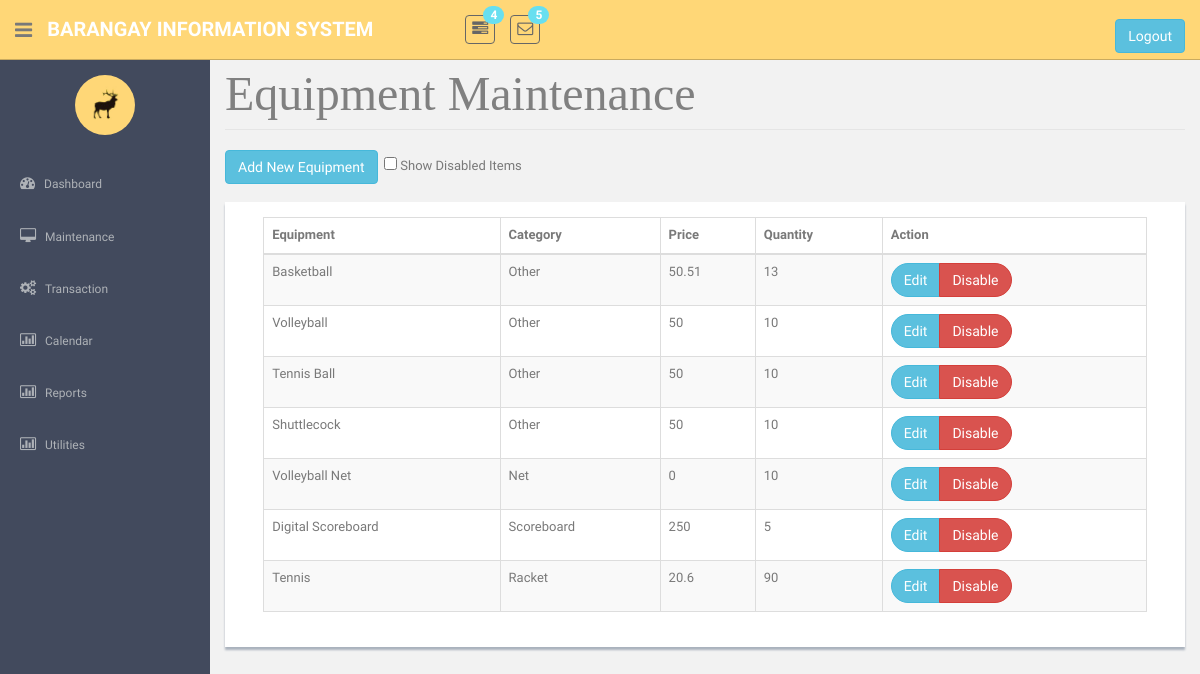
/EquipmentMaintenance.php, run on the app's committed database.
### tables this page shows
CREATE TABLE `tblequipment` (
  `strEquipNo` int(25) NOT NULL,
  `strEquipName` varchar(85) NOT NULL,
  `strEquipCategory` varchar(25) NOT NULL,
  `intEquipQuantity` int(11) NOT NULL,
  `dblEquipFee` double NOT NULL,
  `dblEquipDiscount` double NOT NULL,
  `strStatus` varchar(10) NOT NULL
);

CREATE TABLE `tblcategory` (
  `strCategoryCode` int(25) NOT NULL,
  `strCategoryDesc` varchar(45) NOT NULL,
  `strCategoryType` varchar(45) NOT NULL
);

### EquipmentMaintenance.php (the view, shortened to what this page needs)
<!DOCTYPE html>
          <?php require('header.php');?>
    <?php require('sidebar.php');?>
      <section id="main-content">
          <section class="wrapper site-min-height">
<legend ><font face = "cambria" size = 8 color = "grey"> Equipment Maintenance </font></legend>
	<button  class="btn btn-info" onclick = "window.location.href='EquipmentAdd.php'">Add New Equipment</button>&nbsp;&nbsp;<input type= checkbox id = "showdisabled" onclick ="showdis()"> Show Disabled Items<br>
                            <center><br>
				<div class = "showback" id = 'tblview'>
	<form method = POST>
				<table class="table table-striped table-bordered table-hover"  border = '3' style = 'width:95%'>
					<thead><tr>
						<th> Equipment </th>
						<th> Category </th>
						<th> Price</th>
						<th> Quantity </th>
						<th> Action</th>
					</tr></thead>
					<tbody><?php
					require('connection.php');
						$sql = "select * from tblequipment where strStatus = 'Enabled'";
						$query = mysqli_query($con, $sql);
						if(mysqli_num_rows($query) > 0){
							while($row = mysqli_fetch_object($query)){?>
								<tr> <td><?php echo $row->strEquipName?></td>
									<td><?php
								$query2 = mysqli_query($con,"Select * from tblCategory where strcategorycode = '$row->strEquipCategory'");
								if(mysqli_num_rows($query2) > 0){
									while($row1 = mysqli_fetch_object($query2)){
										echo  $row1->strCategoryDesc;
									}
								}
					?>				</td>
									<td><?php echo $row->dblEquipFee?></td>
									<td><?php echo $row->intEquipQuantity?></td>
									<td><div class="btn-group " role="group" aria-label="..." >
									<div class="btn-group " role="group">
									<button  class="btn btn-info btn-round" type = submit name = "btnEdit" value = <?php echo $row->strEquipNo; ?> >Edit</button>
									</div>
									<div class="btn-group " role="group" >
									<button  class="btn btn-danger btn-round" type = submit name = "btnDelete" onclick = "return confirm('Do you really want to continue?');" value = <?php echo $row->strEquipNo; ?> >Disable</button>
									</div>
									</div></td>
								</tr>
		<?php }} ?></tbody>
				</table>
                    </form>             			</div><br><br>
                  </center>
		</section><! --/wrapper -->
      </section>
  </section>
  </body>
</html>

### assets/css/style.css (style rules this page uses)
body { color: #797979; background: #f2f2f2; font-family: 'Ruda', sans-serif; padding: 0px !important; margin: 0px !important; font-size:13px; }
.btn-round { border-radius: 20px; -webkit-border-radius: 20px; }
#main-content { margin-left: 210px; }
.wrapper { display: inline-block; margin-top: 60px; padding-left: 15px; padding-right: 15px; padding-bottom: 15px; padding-top: 0px; width: 100%; }
.showback { background: #ffffff; padding: 15px; margin-bottom: 15px; box-shadow: 0px 3px 2px #aab2bd; }
.site-min-height { min-height: 900px; }

### data on the page
tblequipment: strEquipName "Basketball", dblEquipFee "50.51", intEquipQuantity "13", $row->strEquipNo 1 (drawn)
tblcategory: strCategoryDesc "Other"
tblequipment: strEquipName "Volleyball", dblEquipFee "50", intEquipQuantity "10", $row->strEquipNo 2 (drawn)
tblequipment: strEquipName "Tennis Ball", dblEquipFee "50", intEquipQuantity "10", $row->strEquipNo 3 (drawn)
tblequipment: strEquipName "Shuttlecock", dblEquipFee "50", intEquipQuantity "10", $row->strEquipNo 4 (drawn)
tblequipment: strEquipName "Volleyball Net", dblEquipFee "0", intEquipQuantity "10", $row->strEquipNo 5 (drawn)
tblcategory: strCategoryDesc "Net"
tblequipment: strEquipName "Digital Scoreboard", dblEquipFee "250", intEquipQuantity "5", $row->strEquipNo 7 (drawn)
tblcategory: strCategoryDesc "Scoreboard"
tblequipment: strEquipName "Tennis", dblEquipFee "20.6", intEquipQuantity "90", $row->strEquipNo 8 (drawn)
tblcategory: strCategoryDesc "Racket"
